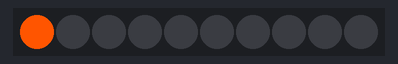
Bench run of a sketch on a simulated Arduino Uno, built with avr-gcc and run on an emulated ATmega328P. Shown: 10 RGB LEDs in strip order, left to right.

Above: at 0.15 s.
At 0.75 s:
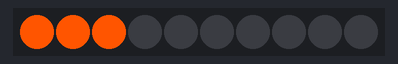
At 1.35 s:
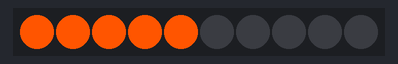
At 2.85 s:
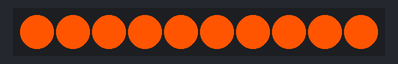
At 4.66 s:
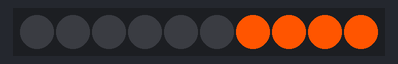
At 6.46 s:
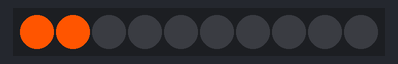

Measured:
- by itself, everything shown: repeats every 6.0 s, in 20 steps

The sketch:

Kod.ino
```cpp
#include <FastLED.h>
#define NUM_LEDS 10
#define DATA_PIN 7
CRGB leds[NUM_LEDS];
byte Color_R = 255; //turuncu
byte Color_G = 85;
byte Color_B = 0;
void setup() {
  FastLED.addLeds<WS2812B, DATA_PIN, GRB>(leds, NUM_LEDS);
  FastLED.setBrightness(255);
}

void loop() {
  for (int i = 0; i < 10; i++) {
    leds[i].setRGB(Color_R, Color_G, Color_B);
    FastLED.show();
    delay(300);
  }
  for (int i = 0; i < 10; i++) {
    leds[i].setRGB(0, 0, 0);
    FastLED.show();
    delay(300);
  }
}
```
